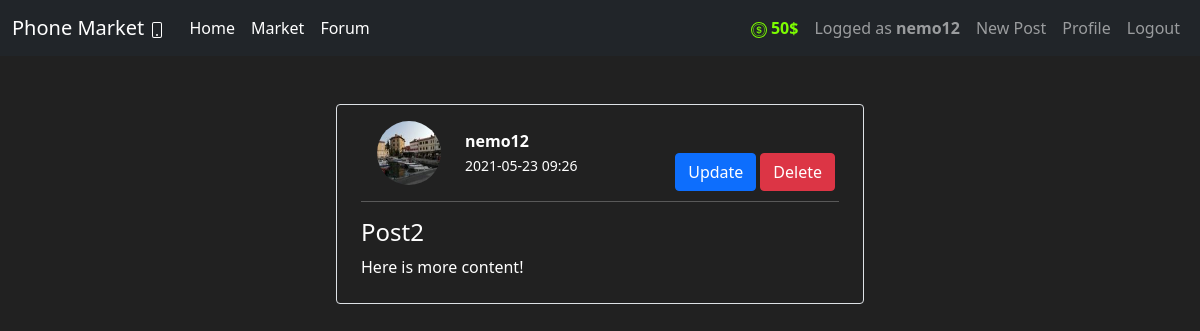
/post/2 (signed in), run on an earlier commit of the app's database.
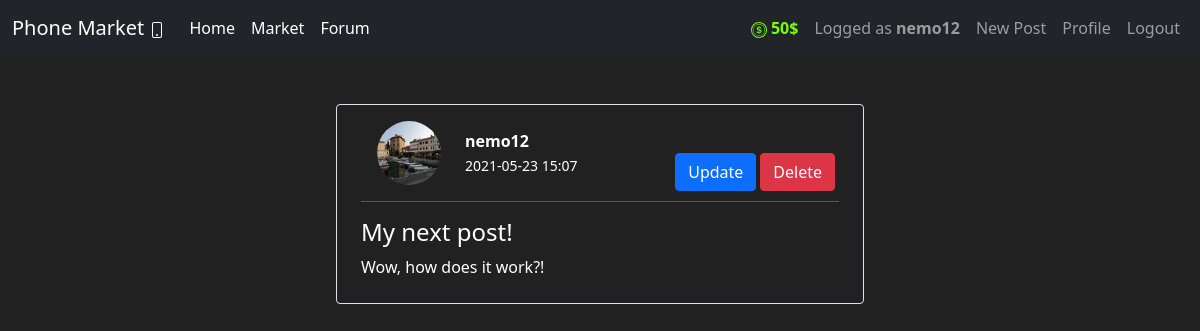
And on a later commit of the database.
### market/models.py (models this page shows, shortened)
class Post(db.Model):
    id = db.Column(db.Integer(), primary_key=True)
    title = db.Column(db.String(100), nullable=False)
    time_created = db.Column(db.DateTime(timezone=True), server_default=func.now())
    content = db.Column(db.Text, nullable=False)
    user_id = db.Column(db.Integer, db.ForeignKey('user.id'), nullable=False)

### market/routes.py (the view)
@app.route('/post/<int:post_id>')
@login_required
def post_page(post_id):
    post = Post.query.get_or_404(post_id)
    return render_template('post.html', title=post.title, post=post)

### market/models.py (called while the page is built)
@login_manager.user_loader
def load_user(user_id):
    return User.query.get(int(user_id))

    @property
    def prettier_budget(self):
        if len(str(self.budget)) >= 4:
            return f'{str(self.budget)[:-3]},{str(self.budget)[-3:]}$'
        return f'{self.budget}$'

### market/templates/post.html (shortened to what this page needs)
{% extends 'base.html' %}
{% block content %}
<div class="container w-50">
  <div class="media m-4 p-3 border rounded">
    <img class="mx-4 rounded-circle float-start",
    src="{{ url_for('static', filename='/profile_pics/' + post.author.image_file) }}",
    alt="Generic placeholder image",
    style="width:64px;height:64px">
    <div class="media-body m-2">
      <b>{{ post.author.username }}</b>
      <br>
      <small>{{ post.time_created.strftime("%Y-%m-%d %H:%M") }}</small>
      {% if current_user == post.author %}
        <button type="button" class="btn btn-danger float-end mx-1" data-bs-toggle="modal" data-bs-target="#Modal-DeletePost">
          Delete
        </button>
        <a type="button" href="{{ url_for('update_post', post_id=post.id) }}" class="btn btn-primary float-end">Update</a>
      {% endif %}
      <hr class="mt-4">
      <h4 class="mt-0">{{ post.title }}</></h4>
      {{ post.content }}
    </div>
  </div>
</div>
{% endblock %}

What changed in the data, as far as the page shows it:
changed Post: time_created "2021-05-23 09:26" → "2021-05-23 15:07"; title "Post2" → "My next post!"; content "Here is more content!" → "Wow, how does it work?!"
